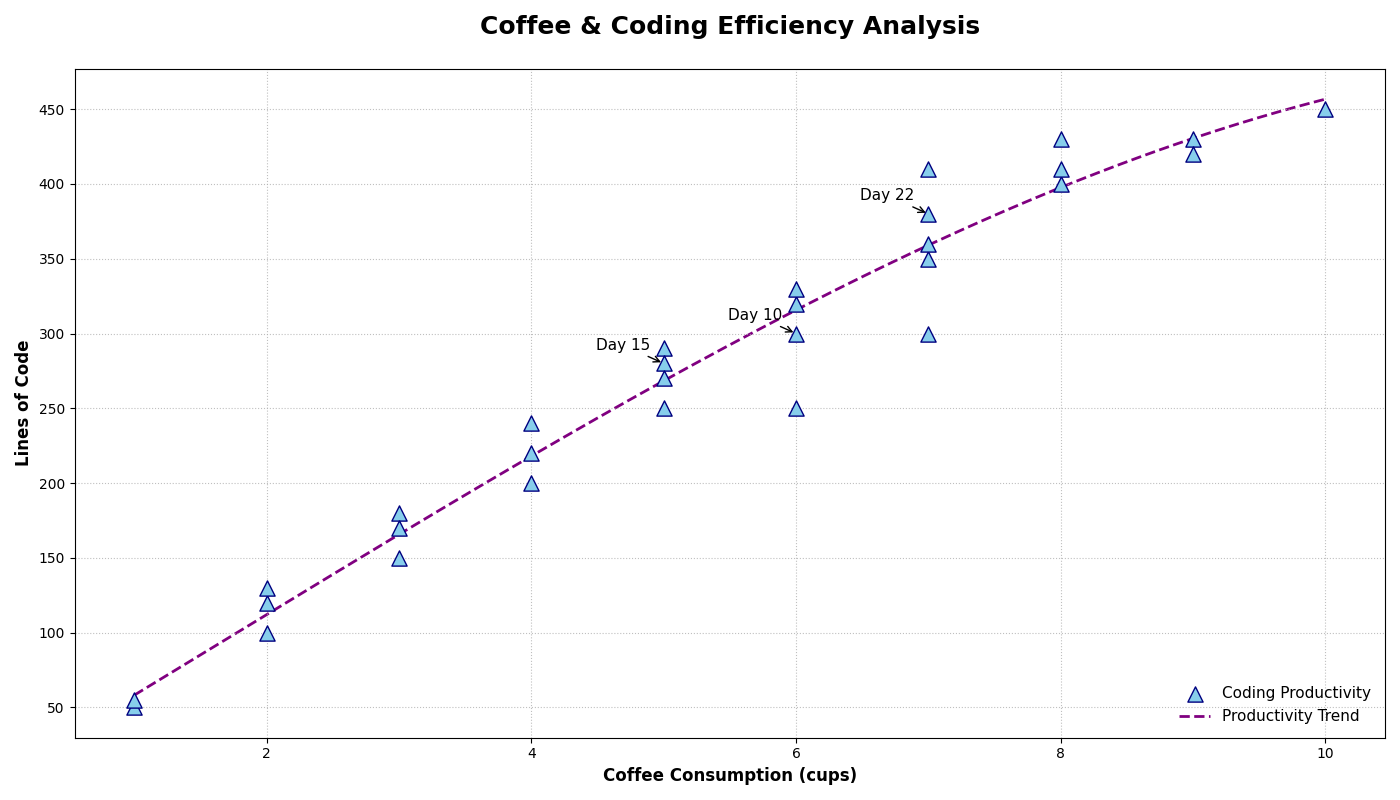

Recreate this plot in Python.
import matplotlib.pyplot as plt
import numpy as np

days = np.arange(1, 31)
coffee_consumption = np.array([1, 2, 1, 3, 2, 3, 4, 2, 5, 6, 5, 4, 3, 6,
                               5, 5, 4, 7, 6, 7, 8, 7, 9, 8, 10, 9, 7, 8, 7, 6])
lines_of_code = np.array([50, 100, 55, 150, 120, 180, 200, 130, 250, 300, 290, 220, 170, 320,
                          280, 270, 240, 350, 330, 360, 400, 380, 430, 410, 450, 420, 410, 430, 300, 250])

fig, ax1 = plt.subplots(figsize=(14, 8))

scatter = ax1.scatter(coffee_consumption, lines_of_code, color='skyblue', edgecolors='navy', s=120, label='Coding Productivity', marker='^', zorder=2)

z = np.polyfit(coffee_consumption, lines_of_code, 3)
p = np.poly1d(z)
trendline_x = np.linspace(coffee_consumption.min(), coffee_consumption.max(), 300)
trendline_y = p(trendline_x)
trend = ax1.plot(trendline_x, trendline_y, color='purple', linestyle='--', linewidth=2, label='Productivity Trend', zorder=1)

plt.title("Coffee & Coding Efficiency Analysis", fontsize=18, fontweight='bold', pad=25)
ax1.set_xlabel("Coffee Consumption (cups)", fontsize=12, fontweight='bold')
ax1.set_ylabel("Lines of Code", fontsize=12, fontweight='bold')

highlight_days = [10, 15, 22]
for day in highlight_days:
    ax1.annotate(f'Day {day}', 
                (coffee_consumption[day-1], lines_of_code[day-1]), 
                textcoords="offset points", 
                xytext=(-10,10), 
                ha='right', 
                fontsize=11, 
                arrowprops=dict(arrowstyle='->', color='black'))

ax1.grid(visible=True, linestyle=':', alpha=0.8)
scatter_legend = ax1.legend(loc='lower right', fontsize=11, frameon=False)

plt.tight_layout()

plt.show()
